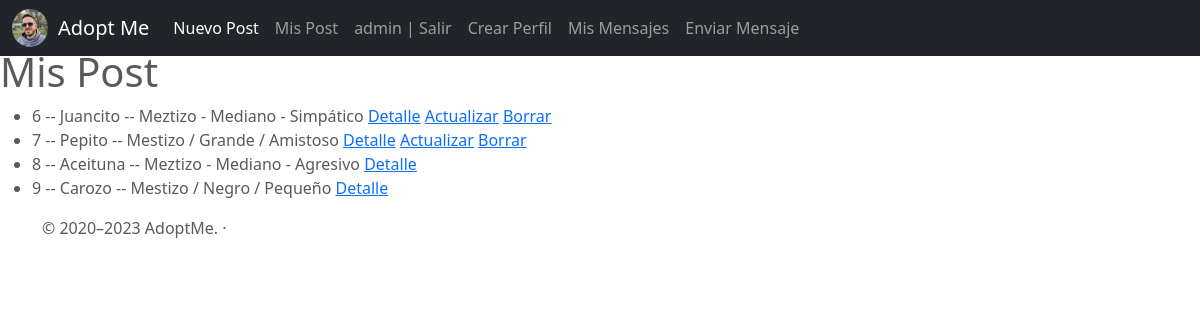
/post/list (signed in), run on the app's committed database.
### AdoptMe/models.py (models this page shows)
class Profile(models.Model):
    user = models.OneToOneField(to=User, on_delete=models.CASCADE, related_name="profile")
    instagram = models.CharField(max_length=100)
    imagen = models.ImageField(upload_to="profiles")

class Post(models.Model):
    nombre_carousel = models.CharField(max_length=30)
    caracteristicas_carousel = models.CharField(max_length=50)
    nombre = models.CharField(max_length=15)
    caracteristicas = models.CharField(max_length=250)
    editor = models.ForeignKey(to=User, on_delete=models.CASCADE, related_name='editor')
    imagen = models.ImageField(upload_to="posts")
    creado_el = models.DateTimeField(auto_now_add = True)
    def __str__(self):
        return f"{self.id} -- {self.nombre_carousel} -- {self.caracteristicas_carousel}"

### AdoptMe/views.py (the view)
# urls.py: path('post/list', PostList.as_view(), name="post-list"),
class PostList(ListView):
    model = Post
    context_object_name = "posts"

### AdoptMe/templates/AdoptMe/post_list.html (shortened to what this page needs)
{% extends "AdoptMe/base.html" %}
{% block main %}
    <h1>Mis Post</h1>
    <ul>
    {% for post in object_list %}
    <li>
        {{post}}
        <a href="{% url 'post-detail' post.id %}"> Detalle</a>
        {% if user.is_authenticated and post.editor == user %}
            <a href="{% url 'post-update' post.id %}"> Actualizar</a>
            <a href="{% url 'post-delete' post.id %}"> Borrar</a>
        {% endif %}
    </li>
    {% endfor %}
    </ul>
{% endblock %}

### AdoptMe/templates/AdoptMe/base.html (shortened to what this page needs)
<!DOCTYPE html>
<html lang="en">
<head>
    {% load static %}
<link href= "{% static 'AdoptMe/css/bootstrap.min.css' %}" rel="stylesheet">
    <link href="{% static 'AdoptMe/css/carousel.css' %}" rel="stylesheet">
</head>
  <body>
    <header>
      <nav class="navbar navbar-expand-md navbar-dark fixed-top bg-dark">
        <div class="container-fluid">
          {% if user.profile.imagen %}
            <a href="{% url 'profile-update' user.profile.id %}">
            <img src="{{user.profile.imagen.url}}" height="100%" width="36px" style="border-radius: 50%; margin-right:10px">
            </a>
          {% endif %}
           <a class="navbar-brand" href="{% url 'index' %}"> Adopt Me</a>
          <div class="collapse navbar-collapse" id="navbarCollapse">
            <ul class="navbar-nav me-auto mb-2 mb-md-0">
              <li class="nav-item">
                <a class="nav-link active" aria-current="page" href="{% url 'post-create' %}">Nuevo Post</a>
              </li>
              <li class="nav-item">
                <a class="nav-link" href="{% url 'post-list' %}">Mis Post</a>
              </li>
            {% if user.is_authenticated %}
                <li class="nav-item">
                    <a class="nav-link" href="{% url 'logout' %}"> {{user.username}} | Salir</a>
                </li>
                <li class="nav-item">
                    <a class="nav-link" href="{% url 'profile-create' %}">Crear Perfil</a>
                </li>
                <li class="nav-item">
                    <a class="nav-link" href="{% url 'mensaje-list' %}">Mis Mensajes</a>
                </li>
            {% endif %}
                <li class="nav-item">
                    <a class="nav-link" href="{% url 'mensaje-create' %}">Enviar Mensaje</a>
                </li>
            </ul>
          </div>
        </div>
      </nav>
    </header>
    {% block main %}
    {% endblock %}
  <footer class="container">
    <p class="float-end">
    <p>© 2020–2023 AdoptMe. ·
  </footer>
  </body>
</html>

### AdoptMe/static/AdoptMe/css/carousel.css (style rules this page uses)
body { padding-top: 3rem; padding-bottom: 3rem; color: #5a5a5a; }

### data on the page
Post: id+nombre_carousel+caracteristicas_carousel "6 -- Juancito -- Meztizo - Mediano - Simpático", shows "Actualizar"
Post: id+nombre_carousel+caracteristicas_carousel "7 -- Pepito -- Mestizo / Grande / Amistoso", shows "Actualizar"
Post: id+nombre_carousel+caracteristicas_carousel "8 -- Aceituna -- Meztizo - Mediano - Agresivo"
Post: id+nombre_carousel+caracteristicas_carousel "9 -- Carozo -- Mestizo / Negro / Pequeño"

### other printed values
{{ user.username }} "admin"
